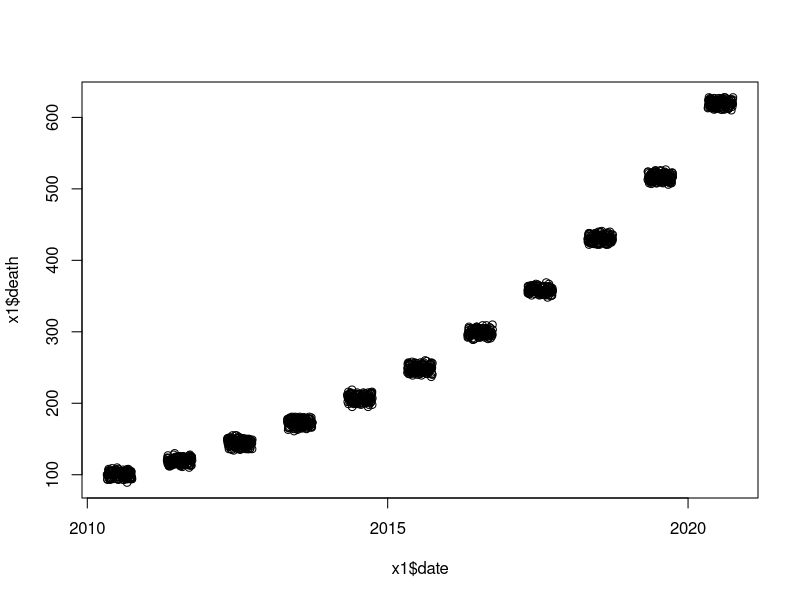

Source code (R):
# set cases based on a year trend
get_baseline_cases <- function(baseline = 100,
                               variance = 0.05,
                      baseline_yr = 2010,
                      year_beta = 1.2) {
  
  
  variance = baseline * variance
  
  # make the skeleton you need later
  get_summer_dt <- function(yy) {
    st = lubridate::make_date(yy, 5, 1)
    ed = lubridate::make_date(yy, 9, 30)
    dt = seq.Date(st, ed, by = 'day')
    return(dt)
  }
  
  all_dt <- lapply(2010:2020, get_summer_dt)
  all_dt <- do.call(c, all_dt)
  
  df <- data.frame(date = all_dt)
  df$year <- lubridate::year(df$date)
  
  df_l <- split(df, f = df$year)
  n_years <- length(df_l)
  
  for(yr_i in 1:n_years) {
    
    n_rows <- nrow(df_l[[yr_i]])
    
    # need to work in log-space so the coefficients work out
    df_l[[yr_i]]$death_true =
      # baseline + how much to increase by year
      baseline * (year_beta)^(df_l[[yr_i]]$year - baseline_yr)
    
    # add some random noise
    v1 <- sample(c(-1, 0, 1), size = n_rows, replace = T)
    v2 <- rpois(n_rows, variance)
    df_l[[yr_i]]$v1 <- v1
    df_l[[yr_i]]$v2 <- v2
    df_l[[yr_i]]$death = df_l[[yr_i]]$death_true + v1 * v2
    
    # make sure its an integer
    df_l[[yr_i]]$death <- round(df_l[[yr_i]]$death)
    
  }
  
  df <- do.call(rbind, df_l)
  
  return(df[, c('date', 'death')])
  
}

x1 <- get_baseline_cases()
head(x1)
Ndays <- nrow(x1)
plot(x1$date, x1$death)


x1$dow <- lubridate::wday(x1$date, label = T)
x1$month <- lubridate::month(x1$date, label = T)
x1$year <- lubridate::year(x1$date)

x1$strata <- paste0(x1$TOWN20, ":", x1$year, ":",
                    x1$month, ":", x1$dow)
